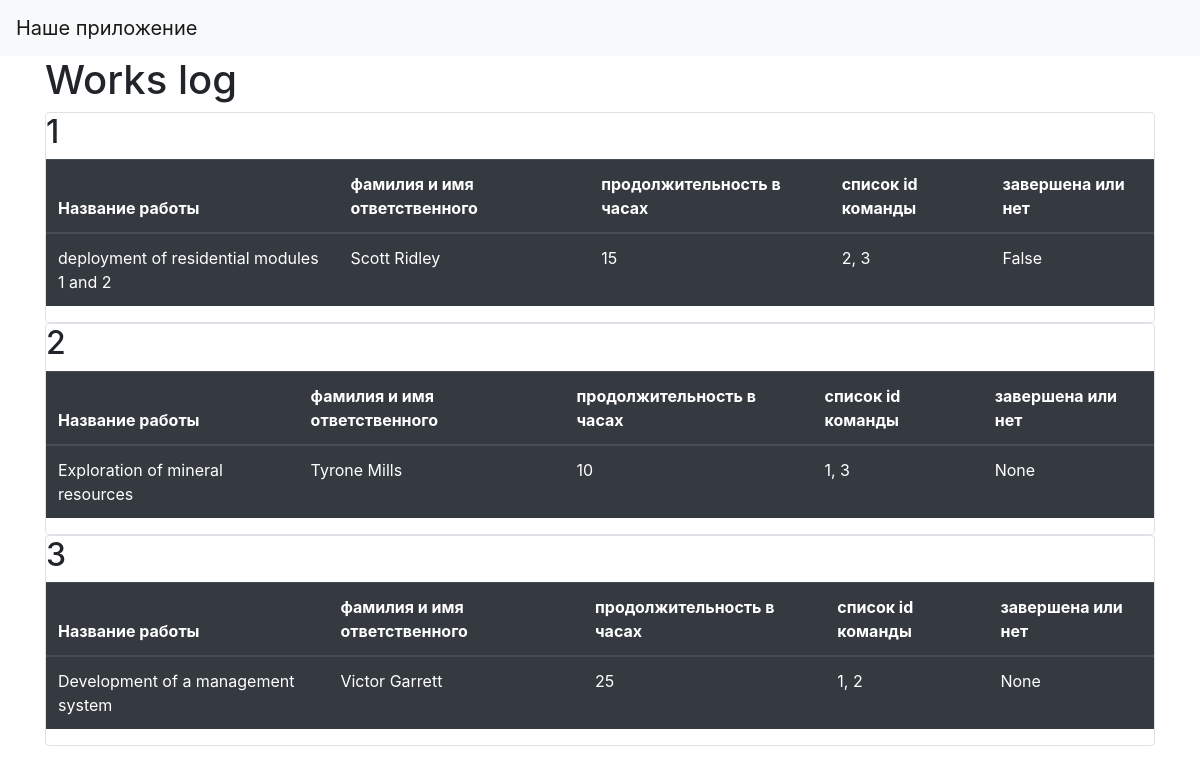
The page / on the database its author committed.
### data/jobs.py (models this page shows)
class Jobs(SqlAlchemyBase):
    __tablename__ = 'jobs'
    id = sqlalchemy.Column(sqlalchemy.Integer,
                           primary_key=True, autoincrement=True)
    team_leader = sqlalchemy.Column(sqlalchemy.Integer,
                                    sqlalchemy.ForeignKey("users.id"))
    job = sqlalchemy.Column(sqlalchemy.String, nullable=True)
    work_size = sqlalchemy.Column(sqlalchemy.Integer, nullable=True)
    collaborators = sqlalchemy.Column(sqlalchemy.String, nullable=True)
    start_date = sqlalchemy.Column(sqlalchemy.DateTime, nullable=True)
    end_date = sqlalchemy.Column(sqlalchemy.DateTime, nullable=True)
    is_finished = sqlalchemy.Column(sqlalchemy.Boolean, nullable=True)
    user = orm.relationship('User')

### data/users.py (models this page shows, shortened)
class User(SqlAlchemyBase):
    __tablename__ = 'users'
    id = sqlalchemy.Column(sqlalchemy.Integer,
                           primary_key=True, autoincrement=True)
    surname = sqlalchemy.Column(sqlalchemy.String, nullable=True)
    name = sqlalchemy.Column(sqlalchemy.String, nullable=True)
    age = sqlalchemy.Column(sqlalchemy.Integer, nullable=True)
    position = sqlalchemy.Column(sqlalchemy.String, nullable=True)
    speciality = sqlalchemy.Column(sqlalchemy.String, nullable=True)
    address = sqlalchemy.Column(sqlalchemy.String, nullable=True)
    email = sqlalchemy.Column(sqlalchemy.String,
                              index=True, unique=True, nullable=True)
    hashed_password = sqlalchemy.Column(sqlalchemy.String, nullable=True)
    modified_date = sqlalchemy.Column(sqlalchemy.DateTime,
                                      default=datetime.datetime.now)

### main.py (the view)
@app.route("/")
def index():
    db_sess = db_session.create_session()
    jobs = db_sess.query(Jobs).all()
    return render_template("index.html", jobs=jobs)

### data/db_session.py (called while the page is built)
def create_session() -> Session:
    global __factory
    return __factory()

### templates/index.html
{% extends "base.html" %}
{% block content %}
<h1>Works log</h1>
{% for item in jobs%}
<div class="col-md6 border rounded">
    <h2>{{item.id}}</h2>
    <table class="table table-dark table-striped-columns">
      <thead>
        <tr>
          <th scope="col">Название работы</th>
          <th scope="col">фамилия и имя ответственного</th>
          <th scope="col">продолжительность в часах</th>
          <th scope="col">список id команды</th>
          <th scope="col">завершена или нет</th>
        </tr>
      </thead>
      <tbody>
        <tr>
          <td>{{item.job}}</td>
           <td>{{item. user.surname}} {{item. user.name}}</td>
          <td>{{item.work_size}}</td>
          <td>{{item.collaborators}}</td>
          <td>{{item.is_finished}}</td>
        </tr>
      </tbody>
    </table>
</div>
{% endfor %}
{% endblock %}

### templates/base.html (shortened to what this page needs)
<!doctype html>
<html lang="en">
<head>
    <link rel="stylesheet"
          href="https://stackpath.bootstrapcdn.com/bootstrap/4.4.1/css/bootstrap.min.css"
>
</head>
<body>
<header>
    <nav class="navbar navbar-light bg-light">
        <a class="navbar-brand" href="#">Наше приложение</a>
    </nav>
</header>
<main role="main" class="container">
    {% block content %}{% endblock %}
</main>
</body>
</html>

### rows shown on the page
Jobs: id "1", job "deployment of residential modules 1 and 2", surname "Scott", name "Ridley", work_size "15", collaborators "2, 3", is_finished "False"
Jobs: id "2", job "Exploration of mineral resources", surname "Tyrone", name "Mills", work_size "10", collaborators "1, 3", is_finished "None"
Jobs: id "3", job "Development of a management system", surname "Victor", name "Garrett", work_size "25", collaborators "1, 2", is_finished "None"
